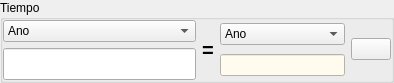
            <widget class="QGroupBox" name="groupBox_14">
             <property name="maximumSize">
              <size>
               <width>16777215</width>
               <height>82</height>
              </size>
             </property>
             <property name="title">
              <string>Tiempo</string>
             </property>
             <layout class="QGridLayout" name="gridLayout_37">
              <property name="leftMargin">
               <number>0</number>
              </property>
              <property name="topMargin">
               <number>0</number>
              </property>
              <property name="rightMargin">
               <number>0</number>
              </property>
              <property name="bottomMargin">
               <number>0</number>
              </property>
              <item row="1" column="2">
               <layout class="QGridLayout" name="gridLayout_38">
                <item row="1" column="0">
                 <widget class="QLineEdit" name="lineEdit_38">
                  <property name="enabled">
                   <bool>true</bool>
                  </property>
                  <property name="font">
                   <font>
                    <weight>75</weight>
                    <bold>true</bold>
                   </font>
                  </property>
                  <property name="focusPolicy">
                   <enum>Qt::NoFocus</enum>
                  </property>
                  <property name="styleSheet">
                   <string notr="true">color: rgb(0, 0, 255);
background-color: rgb(255, 251, 239);</string>
                  </property>
                  <property name="alignment">
                   <set>Qt::AlignRight|Qt::AlignTrailing|Qt::AlignVCenter</set>
                  </property>
                  <property name="readOnly">
                   <bool>true</bool>
                  </property>
                 </widget>
                </item>
                <item row="0" column="0">
                 <widget class="QComboBox" name="comboBox_13">
                  <property name="focusPolicy">
                   <enum>Qt::NoFocus</enum>
                  </property>
                  <item>
                   <property name="text">
                    <string>Ano</string>
                   </property>
                  </item>
                  <item>
                   <property name="text">
                    <string>Mes</string>
                   </property>
                  </item>
                  <item>
                   <property name="text">
                    <string>Semana</string>
                   </property>
                  </item>
                  <item>
                   <property name="text">
                    <string>Hora</string>
                   </property>
                  </item>
                  <item>
                   <property name="text">
                    <string>Minuto</string>
                   </property>
                  </item>
                  <item>
                   <property name="text">
                    <string>Segundo</string>
                   </property>
                  </item>
                  <item>
                   <property name="text">
                    <string>Milisegundo</string>
                   </property>
                  </item>
                  <item>
                   <property name="text">
                    <string>Microsegundo</string>
                   </property>
                  </item>
                  <item>
                   <property name="text">
                    <string>Nanosegundo</string>
                   </property>
                  </item>
                 </widget>
                </item>
                <item row="0" column="1" rowspan="2">
                 <widget class="QPushButton" name="pushButton_16">
                  <property name="icon">
                   <iconset resource="recoverdrake.qrc">
                    <normaloff>:/Imagenes/sustituir.png</normaloff>:/Imagenes/sustituir.png</iconset>
                  </property>
                  <property name="iconSize">
                   <size>
                    <width>25</width>
                    <height>25</height>
                   </size>
                  </property>
                 </widget>
                </item>
               </layout>
              </item>
              <item row="1" column="0">
               <layout class="QGridLayout" name="gridLayout_39">
                <item row="0" column="0">
                 <widget class="QComboBox" name="comboBox_18">
                  <property name="focusPolicy">
                   <enum>Qt::NoFocus</enum>
                  </property>
                  <item>
                   <property name="text">
                    <string>Ano</string>
                   </property>
                  </item>
                  <item>
                   <property name="text">
                    <string>Mes</string>
                   </property>
                  </item>
                  <item>
                   <property name="text">
                    <string>Semana</string>
                   </property>
                  </item>
                  <item>
                   <property name="text">
                    <string>Hora</string>
                   </property>
                  </item>
                  <item>
                   <property name="text">
                    <string>Minuto</string>
                   </property>
                  </item>
                  <item>
                   <property name="text">
                    <string>Segundo</string>
                   </property>
                  </item>
                  <item>
                   <property name="text">
                    <string>Milisegundo</string>
                   </property>
                  </item>
                  <item>
                   <property name="text">
                    <string>Microsegundo</string>
                   </property>
                  </item>
                  <item>
                   <property name="text">
                    <string>Nanosegundo</string>
                   </property>
                  </item>
                 </widget>
                </item>
                <item row="1" column="0">
                 <widget class="QLineEdit" name="lineEdit_39">
                  <property name="font">
                   <font>
                    <pointsize>15</pointsize>
                    <weight>75</weight>
                    <bold>true</bold>
                   </font>
                  </property>
                  <property name="alignment">
                   <set>Qt::AlignRight|Qt::AlignTrailing|Qt::AlignVCenter</set>
                  </property>
                 </widget>
                </item>
               </layout>
              </item>
              <item row="1" column="1">
               <widget class="QLabel" name="label_48">
                <property name="font">
                 <font>
                  <pointsize>15</pointsize>
                  <weight>75</weight>
                  <bold>true</bold>
                 </font>
                </property>
                <property name="text">
                 <string>=</string>
                </property>
               </widget>
              </item>
             </layout>
            </widget>
